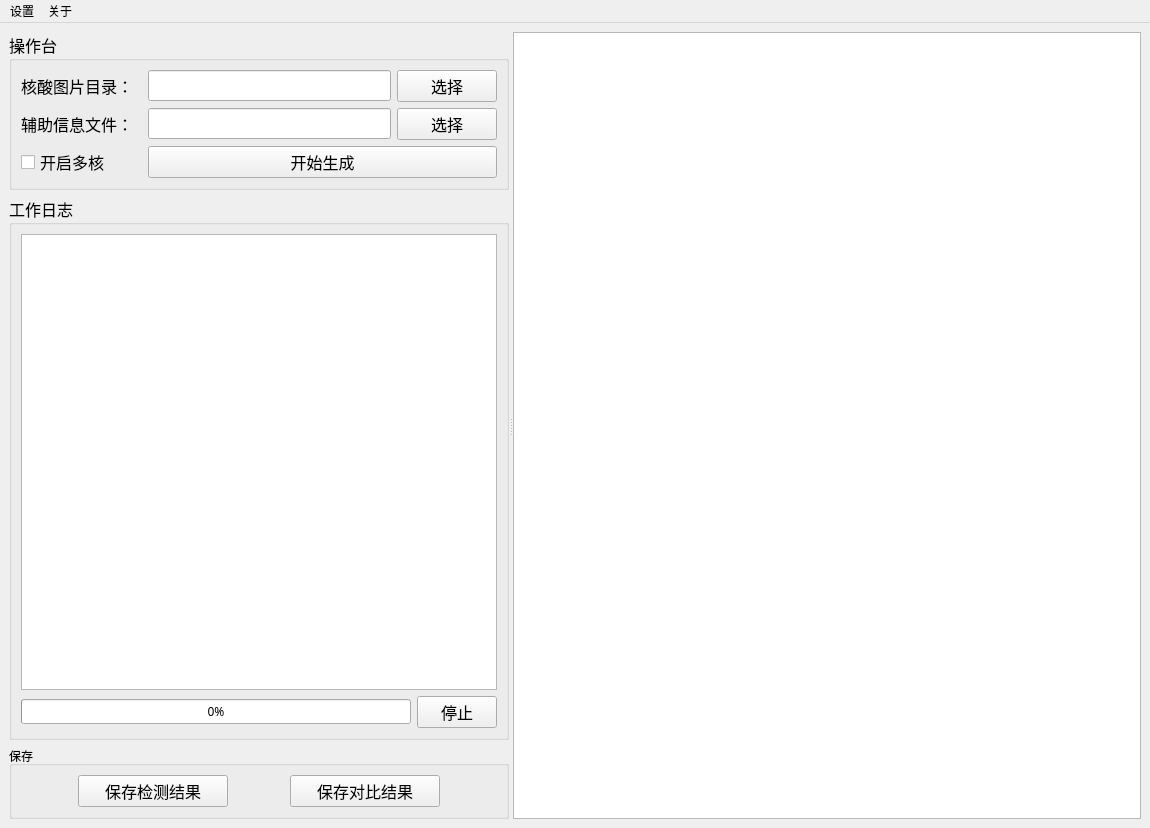
<?xml version="1.0" encoding="UTF-8"?>
<ui version="4.0">
 <class>MainWindow</class>
 <widget class="QMainWindow" name="MainWindow">
  <property name="geometry">
   <rect>
    <x>0</x>
    <y>0</y>
    <width>1150</width>
    <height>828</height>
   </rect>
  </property>
  <property name="windowTitle">
   <string>核酸信息自动采集系统v3.1</string>
  </property>
  <widget class="QWidget" name="centralwidget">
   <layout class="QGridLayout" name="gridLayout_2">
    <item row="0" column="0">
     <widget class="QSplitter" name="splitter">
      <property name="orientation">
       <enum>Qt::Horizontal</enum>
      </property>
      <widget class="QWidget" name="widget_3" native="true">
       <property name="enabled">
        <bool>true</bool>
       </property>
       <property name="sizePolicy">
        <sizepolicy hsizetype="Minimum" vsizetype="Preferred">
         <horstretch>0</horstretch>
         <verstretch>0</verstretch>
        </sizepolicy>
       </property>
       <property name="minimumSize">
        <size>
         <width>500</width>
         <height>0</height>
        </size>
       </property>
       <layout class="QVBoxLayout" name="verticalLayout_2" stretch="0,0,0">
        <item>
         <widget class="QGroupBox" name="groupBox_2">
          <property name="sizePolicy">
           <sizepolicy hsizetype="Preferred" vsizetype="Preferred">
            <horstretch>0</horstretch>
            <verstretch>0</verstretch>
           </sizepolicy>
          </property>
          <property name="maximumSize">
           <size>
            <width>16777215</width>
            <height>200</height>
           </size>
          </property>
          <property name="font">
           <font>
            <family>Microsoft YaHei</family>
            <pointsize>12</pointsize>
           </font>
          </property>
          <property name="title">
           <string>操作台</string>
          </property>
          <layout class="QGridLayout" name="gridLayout_3">
           <item row="1" column="1" colspan="2">
            <widget class="QLineEdit" name="lineInfoFile">
             <property name="minimumSize">
              <size>
               <width>200</width>
               <height>0</height>
              </size>
             </property>
             <property name="font">
              <font>
               <family>Microsoft YaHei</family>
               <pointsize>12</pointsize>
              </font>
             </property>
             <property name="text">
              <string/>
             </property>
             <property name="readOnly">
              <bool>false</bool>
             </property>
            </widget>
           </item>
           <item row="0" column="1" colspan="2">
            <widget class="QLineEdit" name="lineImgDir">
             <property name="minimumSize">
              <size>
               <width>200</width>
               <height>0</height>
              </size>
             </property>
             <property name="font">
              <font>
               <family>Microsoft YaHei</family>
               <pointsize>12</pointsize>
              </font>
             </property>
             <property name="mouseTracking">
              <bool>true</bool>
             </property>
             <property name="text">
              <string/>
             </property>
             <property name="readOnly">
              <bool>false</bool>
             </property>
            </widget>
           </item>
           <item row="1" column="0">
            <widget class="QLabel" name="label_12">
             <property name="maximumSize">
              <size>
               <width>150</width>
               <height>16777215</height>
              </size>
             </property>
             <property name="font">
              <font>
               <family>Microsoft YaHei</family>
               <pointsize>12</pointsize>
              </font>
             </property>
             <property name="text">
              <string>辅助信息文件：</string>
             </property>
            </widget>
           </item>
           <item row="0" column="3">
            <widget class="QPushButton" name="btnSetImgDir">
             <property name="maximumSize">
              <size>
               <width>100</width>
               <height>16777215</height>
              </size>
             </property>
             <property name="font">
              <font>
               <family>Microsoft YaHei</family>
               <pointsize>12</pointsize>
              </font>
             </property>
             <property name="text">
              <string>选择</string>
             </property>
            </widget>
           </item>
           <item row="0" column="0">
            <widget class="QLabel" name="label_7">
             <property name="maximumSize">
              <size>
               <width>150</width>
               <height>16777215</height>
              </size>
             </property>
             <property name="font">
              <font>
               <family>Microsoft YaHei</family>
               <pointsize>12</pointsize>
              </font>
             </property>
             <property name="text">
              <string>核酸图片目录：</string>
             </property>
            </widget>
           </item>
           <item row="1" column="3">
            <widget class="QPushButton" name="btnSetInfoFile">
             <property name="maximumSize">
              <size>
               <width>100</width>
               <height>16777215</height>
              </size>
             </property>
             <property name="font">
              <font>
               <family>Microsoft YaHei</family>
               <pointsize>12</pointsize>
              </font>
             </property>
             <property name="text">
              <string>选择</string>
             </property>
            </widget>
           </item>
           <item row="2" column="0">
            <widget class="QCheckBox" name="checkUseMultiCore">
             <property name="font">
              <font>
               <family>Microsoft YaHei</family>
               <pointsize>12</pointsize>
              </font>
             </property>
             <property name="text">
              <string>开启多核</string>
             </property>
            </widget>
           </item>
           <item row="2" column="1" colspan="3">
            <widget class="QPushButton" name="btnRun">
             <property name="sizePolicy">
              <sizepolicy hsizetype="Minimum" vsizetype="Fixed">
               <horstretch>0</horstretch>
               <verstretch>0</verstretch>
              </sizepolicy>
             </property>
             <property name="font">
              <font>
               <family>Microsoft YaHei</family>
               <pointsize>12</pointsize>
              </font>
             </property>
             <property name="text">
              <string>开始生成</string>
             </property>
            </widget>
           </item>
          </layout>
         </widget>
        </item>
        <item>
         <widget class="QGroupBox" name="groupBox">
          <property name="sizePolicy">
           <sizepolicy hsizetype="Preferred" vsizetype="Preferred">
            <horstretch>0</horstretch>
            <verstretch>0</verstretch>
           </sizepolicy>
          </property>
          <property name="font">
           <font>
            <family>Microsoft YaHei</family>
            <pointsize>12</pointsize>
           </font>
          </property>
          <property name="title">
           <string>工作日志</string>
          </property>
          <layout class="QGridLayout" name="gridLayout_6">
           <item row="0" column="0" colspan="2">
            <widget class="QPlainTextEdit" name="pteLog">
             <property name="minimumSize">
              <size>
               <width>0</width>
               <height>400</height>
              </size>
             </property>
             <property name="font">
              <font>
               <family>Microsoft YaHei UI</family>
               <pointsize>11</pointsize>
              </font>
             </property>
             <property name="readOnly">
              <bool>true</bool>
             </property>
             <property name="plainText">
              <string/>
             </property>
            </widget>
           </item>
           <item row="1" column="0">
            <widget class="QProgressBar" name="progressBar">
             <property name="font">
              <font>
               <family>Microsoft YaHei</family>
               <pointsize>9</pointsize>
              </font>
             </property>
             <property name="value">
              <number>0</number>
             </property>
            </widget>
           </item>
           <item row="1" column="1">
            <widget class="QPushButton" name="btnStop">
             <property name="text">
              <string>停止</string>
             </property>
            </widget>
           </item>
          </layout>
         </widget>
        </item>
        <item>
         <widget class="QGroupBox" name="groupBox_3">
          <property name="title">
           <string>保存</string>
          </property>
          <layout class="QGridLayout" name="gridLayout">
           <item row="0" column="0">
            <layout class="QHBoxLayout" name="horizontalLayout_4" stretch="0,0,0,0,0">
             <item>
              <spacer name="horizontalSpacer_5">
               <property name="orientation">
                <enum>Qt::Horizontal</enum>
               </property>
               <property name="sizeHint" stdset="0">
                <size>
                 <width>40</width>
                 <height>20</height>
                </size>
               </property>
              </spacer>
             </item>
             <item>
              <widget class="QPushButton" name="btnSaveRes">
               <property name="minimumSize">
                <size>
                 <width>150</width>
                 <height>0</height>
                </size>
               </property>
               <property name="font">
                <font>
                 <family>Microsoft YaHei</family>
                 <pointsize>12</pointsize>
                </font>
               </property>
               <property name="text">
                <string>保存检测结果</string>
               </property>
              </widget>
             </item>
             <item>
              <spacer name="horizontalSpacer_6">
               <property name="orientation">
                <enum>Qt::Horizontal</enum>
               </property>
               <property name="sizeHint" stdset="0">
                <size>
                 <width>40</width>
                 <height>20</height>
                </size>
               </property>
              </spacer>
             </item>
             <item>
              <widget class="QPushButton" name="btnSaveCmp">
               <property name="minimumSize">
                <size>
                 <width>150</width>
                 <height>0</height>
                </size>
               </property>
               <property name="font">
                <font>
                 <family>Microsoft YaHei</family>
                 <pointsize>12</pointsize>
                </font>
               </property>
               <property name="text">
                <string>保存对比结果</string>
               </property>
              </widget>
             </item>
             <item>
              <spacer name="horizontalSpacer_7">
               <property name="orientation">
                <enum>Qt::Horizontal</enum>
               </property>
               <property name="sizeHint" stdset="0">
                <size>
                 <width>40</width>
                 <height>20</height>
                </size>
               </property>
              </spacer>
             </item>
            </layout>
           </item>
          </layout>
         </widget>
        </item>
       </layout>
       <zorder>groupBox</zorder>
       <zorder>groupBox_2</zorder>
       <zorder>groupBox_3</zorder>
      </widget>
      <widget class="QWidget" name="widget_2" native="true">
       <property name="sizePolicy">
        <sizepolicy hsizetype="Preferred" vsizetype="Preferred">
         <horstretch>1</horstretch>
         <verstretch>0</verstretch>
        </sizepolicy>
       </property>
       <layout class="QVBoxLayout" name="verticalLayout_7">
        <item>
         <widget class="QTableWidget" name="table">
          <property name="minimumSize">
           <size>
            <width>600</width>
            <height>0</height>
           </size>
          </property>
         </widget>
        </item>
       </layout>
      </widget>
     </widget>
    </item>
   </layout>
  </widget>
  <widget class="QMenuBar" name="menubar">
   <property name="geometry">
    <rect>
     <x>0</x>
     <y>0</y>
     <width>1150</width>
     <height>26</height>
    </rect>
   </property>
   <widget class="QMenu" name="menu1">
    <property name="title">
     <string>设置</string>
    </property>
    <addaction name="actionsettings"/>
   </widget>
   <widget class="QMenu" name="menu2">
    <property name="title">
     <string>关于</string>
    </property>
    <addaction name="actionInformations"/>
    <addaction name="action"/>
   </widget>
   <addaction name="menu1"/>
   <addaction name="menu2"/>
  </widget>
  <action name="actionsettings">
   <property name="text">
    <string>高级设置</string>
   </property>
  </action>
  <action name="actionInformations">
   <property name="text">
    <string>使用帮助</string>
   </property>
  </action>
  <action name="actionfeedback">
   <property name="text">
    <string>联系我们</string>
   </property>
  </action>
  <action name="action">
   <property name="text">
    <string>联系我们</string>
   </property>
  </action>
 </widget>
 <resources/>
 <connections/>
</ui>
